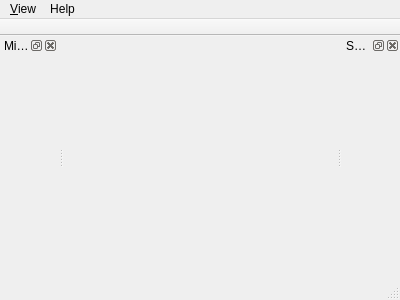
<?xml version="1.0" encoding="UTF-8"?>
<ui version="4.0">
 <class>MainWindow</class>
 <widget class="QMainWindow" name="MainWindow">
  <property name="geometry">
   <rect>
    <x>0</x>
    <y>0</y>
    <width>400</width>
    <height>300</height>
   </rect>
  </property>
  <property name="windowTitle">
   <string>BPHero UWB Location</string>
  </property>
  <property name="windowIcon">
   <iconset>
    <normaloff>../../../Pictures/11.png</normaloff>../../../Pictures/11.png</iconset>
  </property>
  <widget class="GraphicsWidget" name="graphicsWidget"/>
  <widget class="QMenuBar" name="menuBar">
   <property name="geometry">
    <rect>
     <x>0</x>
     <y>0</y>
     <width>400</width>
     <height>23</height>
    </rect>
   </property>
   <widget class="QMenu" name="viewMenu">
    <property name="title">
     <string>&amp;View</string>
    </property>
   </widget>
   <widget class="QMenu" name="helpMenu">
    <property name="title">
     <string>Help</string>
    </property>
    <addaction name="actionAbout"/>
   </widget>
   <addaction name="viewMenu"/>
   <addaction name="helpMenu"/>
  </widget>
  <widget class="QToolBar" name="mainToolBar">
   <property name="movable">
    <bool>false</bool>
   </property>
   <property name="floatable">
    <bool>false</bool>
   </property>
   <attribute name="toolBarArea">
    <enum>TopToolBarArea</enum>
   </attribute>
   <attribute name="toolBarBreak">
    <bool>false</bool>
   </attribute>
  </widget>
  <widget class="QStatusBar" name="statusBar"/>
  <widget class="QDockWidget" name="viewSettings_dw">
   <property name="windowTitle">
    <string>Settings</string>
   </property>
   <attribute name="dockWidgetArea">
    <number>2</number>
   </attribute>
   <widget class="ViewSettingsWidget" name="viewSettings_w"/>
  </widget>
  <widget class="QDockWidget" name="minimap_dw">
   <property name="windowTitle">
    <string>Minimap</string>
   </property>
   <attribute name="dockWidgetArea">
    <number>1</number>
   </attribute>
   <widget class="MinimapView" name="minimap"/>
  </widget>
  <action name="actionAbout">
   <property name="text">
    <string>About</string>
   </property>
  </action>
  <action name="actionConfig">
   <property name="text">
    <string>Channel Config</string>
   </property>
  </action>
 </widget>
 <layoutdefault spacing="6" margin="11"/>
 <customwidgets>
  <customwidget>
   <class>ViewSettingsWidget</class>
   <extends>QWidget</extends>
   <header>ViewSettingsWidget.h</header>
   <container>1</container>
  </customwidget>
  <customwidget>
   <class>GraphicsWidget</class>
   <extends>QWidget</extends>
   <header>GraphicsWidget.h</header>
   <container>1</container>
  </customwidget>
  <customwidget>
   <class>MinimapView</class>
   <extends>QWidget</extends>
   <header>MinimapView.h</header>
   <container>1</container>
  </customwidget>
 </customwidgets>
 <resources/>
 <connections/>
</ui>
